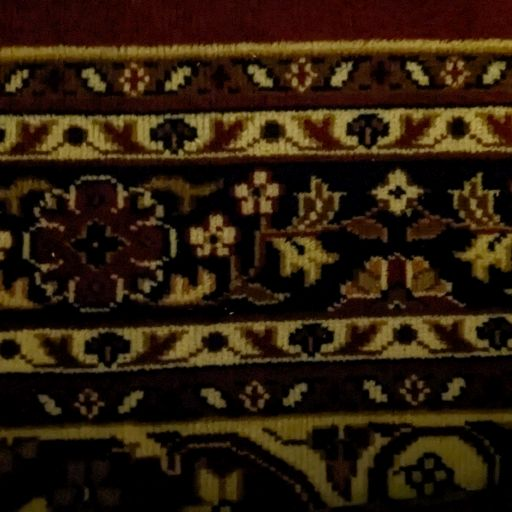
#> input picture Project 1/Image1.jpg, 512 x 512 px, found by its file name
$ jupyter execute DIP-Project1.ipynb
#> lines starting #> are read from the running program, lines starting #| are printed output that depends on the picture
[cell 1]
import token
import sys
import numpy as np
import matplotlib as plt
import math
import matplotlib.pyplot as plt
import matplotlib.image as mpimg
from skimage import io
from PIL import Image
import colorsys

[cell 2]
import cv2 as cv
from google.colab.patches import cv2_imshow

[cell 3]
from google.colab import drive
drive.mount('/content/drive')

[cell 4]
np.set_printoptions(edgeitems=1000)
np.set_printoptions(linewidth=8000)

def getVectors(newImage):
    a, b = newImage.shape
    print(a, b)
    new_arr = np.zeros([5, (a * b)])
    new_arro = np.zeros([1, (a * b)])
    Histi = np.zeros([256, 2])
    Histo = np.zeros([256, 2])
    Histi = getHist(newImage, a, b)


    Hist_to_return = Histi.copy()

    for i in range(a):
        for j in range(b):
            k = int(newImage[i, j])
            Histi[k, 1] -= 1
            s = int(Histi[k, 1])
            new_arr[0, s] = k
            new_arr[1, s] = i
            new_arr[2, s] = j
    Histout = Hist_out(newImage, a, b)
    sum = 0
    val = 0
    for i in range(256):
        temp = int(Histout[i, 0])
        for j in range(sum, sum + temp):
            new_arro[0, j] = int(val)
        val = val + 1
        sum = sum + temp
    new_arr [3,:] = new_arro
    return new_arr,Hist_to_return,Histout

def getHist(grayImage, a, b):
    Hist = np.zeros([256, 2])
    for i in range(a):
        for j in range(b):
            k = int(grayImage[i, j])
            Hist[k, 0] = Hist[k, 0] + 1
    sum = 0
    #cummulative histogram
    for i in range(0, 256):
        Hist[i, 1] = sum + Hist[i, 0]
        sum = Hist[i, 1]
    return Hist

def Hist_out (grayImage, a,b) :
    Hist = np.zeros([256, 2])
    val = int((a*b)/256)
    for i in range (256):
        Hist[i,0] = val
    sum = 0
    for i in range (0,256):
        Hist[i,1] = sum + Hist[i,0]
        sum = Hist[i,1]
    return Hist

def getEqualityConstraint (arrvali,input_histogram):
    avg_old = 0
    for i in range (0,256):
        if i == 0:
            imin = 0
            max = int(input_histogram[i,1])
        else :
            imin = int(input_histogram[i-1,1])
            max = int(input_histogram[i,1])
        sum_new = 0
        for j in range (imin,max):
            sum_new = sum_new+arrvali[3,j]
        pixel_values = max-imin
        if pixel_values!=0:
            avg = round(sum_new/(max-imin))
            avg_old = avg
        else:
            # Handling division by 0 error. Such pixels wont be considered anyways in the reconstruction of the image
            avg = avg_old
        #print(i,imin, max, pixel_values, sum_new ,avg)
        for k in range (imin,max):
            arrvali[4,k]= avg
    return arrvali

def processImages(imageInput, imageOutput):
    print("Original Image : ")
    cv2_imshow(imageInput)
    converted = cv.cvtColor(imageInput,cv.COLOR_RGB2HSV)

    cv.imwrite('Gray_level.jpg', converted[:, :, 2])
    arrvali,input_histogram, output_histogram = getVectors(converted[:, :, 2])

    final = getEqualityConstraint(arrvali,input_histogram)
    #print ("The Array of row 3 and row 4 of the final matrix are same : " ,np.array_equal(final[3,:],final[4,:]))
    print("After Histogram Specification transform:")
    a, b, c = imageInput.shape
    g = np.zeros([a, b])
    h = np.zeros([a, b])
    v = np.zeros([a,b])
    for k in range(a * b):
        row = int(arrvali[1, k])
        column = int(arrvali[2, k])
        g[row, column] = int(final[3, k])
        h[row,column] = int(final[4,k])

    cv.imwrite("FinalImage_gray_with_monotonical_transformation.jpg", g)
    cv.imwrite("Final_gray_Image_with_equality_constraint.jpg",h)

    h = converted[:, :, 0]
    s = converted[:, :, 1]
    converted[:,:,2] = g
    v = converted[:,:,2]
    hsv_image = cv.merge([h, s, v])
    rgb_image = cv.cvtColor(hsv_image, cv.COLOR_HSV2RGB)
    cv.imwrite("Final_RGB_image_with_monotonical.jpg", rgb_image)
    cv2_imshow(rgb_image)
    converted[:, :, 2] = h
    v2 = converted[:, :, 2]
    hsv_image2 = cv.merge([h,s,v2])
    rgb_image2 = cv.cvtColor(hsv_image2,cv.COLOR_HSV2RGB)
    cv.imwrite("Final_RGB_image_with_equality.jpg", rgb_image2)
    return


def main():
    print('Starting Execution')
    img_i1 =cv.imread('/content/drive/My Drive/DIP-ESE558/Project1/Image1.jpg')
#> img_i1 is the input picture: shape (512, 512, 3); mean B, G, R 12.2, 28.3, 44

    img_inputHist =cv.imread('/content/drive/My Drive/DIP-ESE558/Project1/Medium-light-img3-512.jpg')
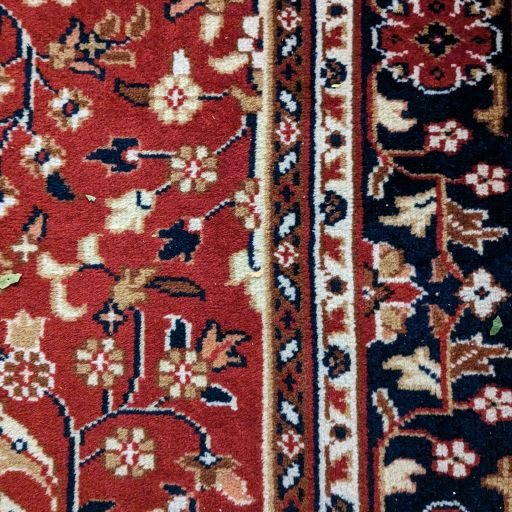
#> input picture Project 1/Medium-light-img3-512.jpg, 512 x 512 px, found by its file name
#> img_inputHist is the input picture: shape (512, 512, 3); mean B, G, R 74.4, 76.2, 121.3
    processImages(img_i1, img_inputHist)
#> in processImages, `converted = cv.cvtColor(imageInput,cv.COLOR_RGB2HSV)`: converted: shape (512, 512, 3); mean H, S, V 97.4, 197, 44.1
#> in processImages, `cv.imwrite('Gray_level.jpg', converted[:, :, 2])`:
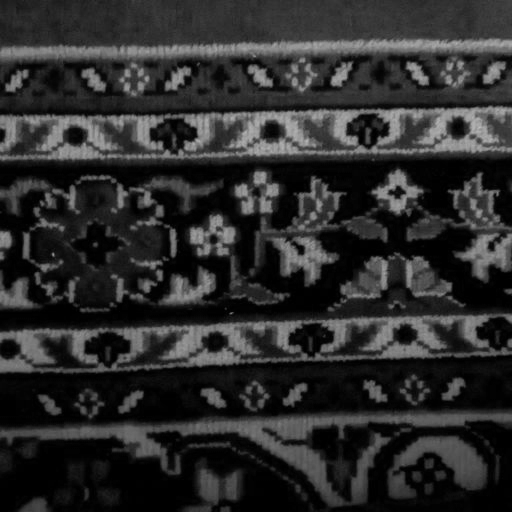
#> saved as Gray_level.jpg: shape (512, 512); min 0, max 190, mean 44.1
#| 512 512
#> after the loop in getHist, `for i in range(a):`: Hist = 256 pairs, first value 0 to 14923, second value 0 to 0
#> the loop in getHist, `for i in range(0, 256):` made 256 passes
#> sum on passes 1 to 3: 14923, 28374, 39210
#> after the loop in getHist, `for i in range(0, 256):`: Hist = 256 pairs, first value 0 to 14923, second value 14923 to 262144
#> in getVectors, `Histi = getHist(newImage, a, b)`: Histi has the same summary as Hist in getHist
#> in getVectors, `Hist_to_return = Histi.copy()`: Hist_to_return has the same summary as Hist in getHist
#> after the loop in getVectors, `for i in range(a):`: Histi = 256 pairs, first value 0 to 14923, second value 0 to 262144
#> in getVectors, `Histout = Hist_out(newImage, a, b)`: Histout = 256 pairs, first value 1024 to 1024, second value 1024 to 262144
#> the loop in getVectors, `for i in range(256):` made 256 passes
#> sum on passes 1 to 3: 1024, 2048, 3072
#> after the loop in getVectors, `for i in range(256):`: sum = 262144; val = 256
#> in processImages, `arrvali,input_histogram, output_histogram = getVectors(converted[:, :,..`: input_histogram has the same summary as Hist in getHist; output_histogram has the same summary as Histout in getVectors
#> the loop in getEqualityConstraint, `for i in range (0,256):` made 256 passes
#> (imin, max, pixel_values, avg, avg_old) on passes 2 to 13: (14923, 28374, 13451, 21, 21), (28374, 39210, 10836, 32, 32), (39210, 47805, 8595, 42, 42), (47805, 56214, 8409, 50, 50), (56214, 62065, 5851, 57, 57), (62065, 67166, 5101, 63, 63), (67166, 71378, 4212, 67, 67), (71378, 75061, 3683, 71, 71), (75061, 78499, 3438, 74, 74), (78499, 81666, 3167, 78, 78), (81666, 84632, 2966, 81, 81), (84632, 87471, 2839, 84, 84)
#> (imin, max, avg, avg_old) on passes 61 to 66: (186679, 188237, 183, 183), (188237, 189604, 184, 184), (189604, 190830, 185, 185), (190830, 192044, 186, 186), (192044, 193152, 188, 188), (193152, 194170, 189, 189)
#> after the loop in processImages, `for k in range(a * b):`:
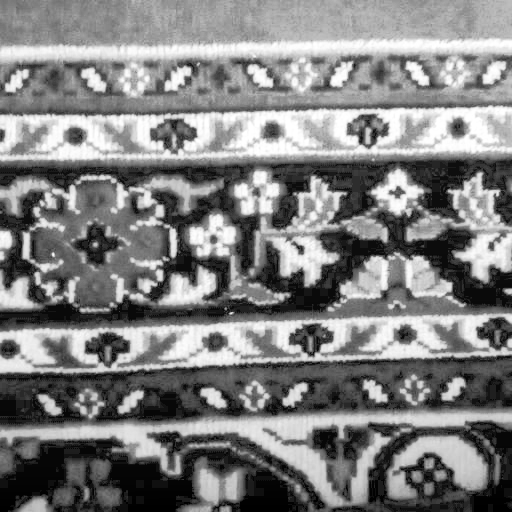
#> g: shape (512, 512) float64; min 0, max 255, mean 127.5
#> in processImages, `converted[:,:,2] = g`: converted: shape (512, 512, 3); mean H, S, V 97.4, 197, 127.5
#> in processImages, `converted[:, :, 2] = h`: converted: shape (512, 512, 3); mean H, S, V 97.4, 197, 97.4
    img_i2 =cv.imread('/content/drive/My Drive/DIP-ESE558/Project1/Low-light-img2-512.jpg')
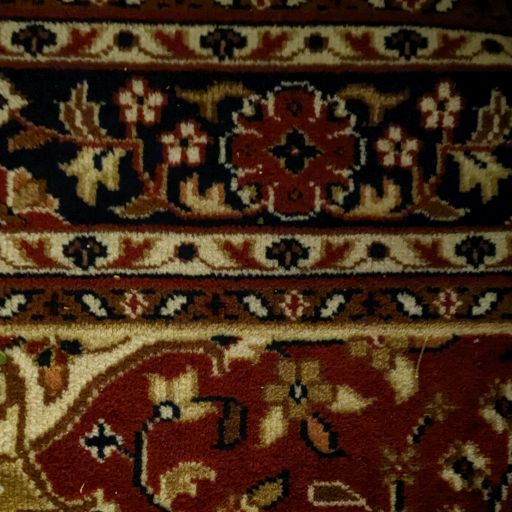
#> input picture Project 1/Low-light-img2-512.jpg, 512 x 512 px, found by its file name
#> img_i2 is the input picture: shape (512, 512, 3); mean B, G, R 23.5, 42.1, 67.2
    processImages(img_i2, img_inputHist)
#> in processImages (call 2), `converted = cv.cvtColor(imageInput,cv.COLOR_RGB2HSV)`: converted: shape (512, 512, 3); mean H, S, V 102, 187.3, 67.6
#> in processImages (call 2), `cv.imwrite('Gray_level.jpg', converted[:, :, 2])`:
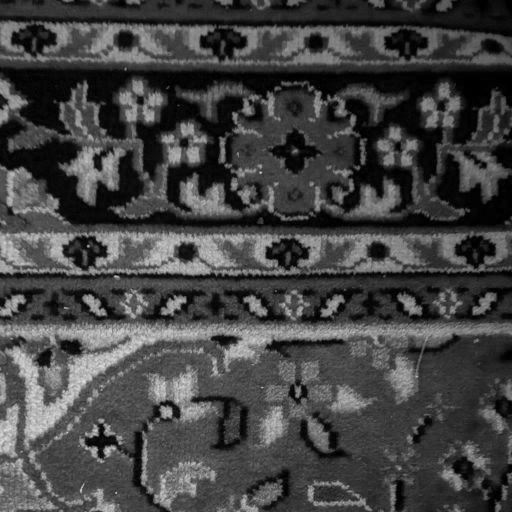
#> saved as Gray_level.jpg: shape (512, 512); min 0, max 225, mean 67.6
#| 512 512
#> after the loop in processImages (call 2), `for k in range(a * b):`:
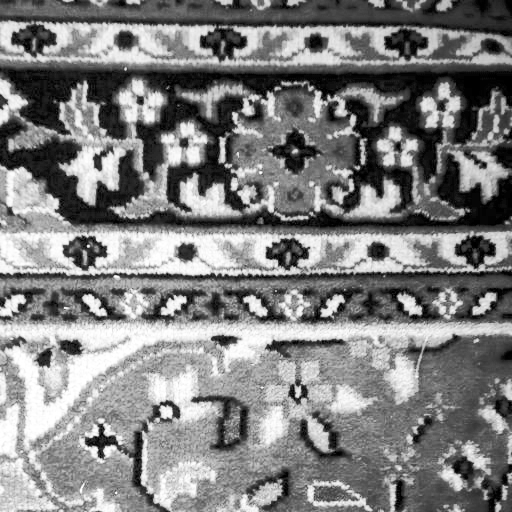
#> g: shape (512, 512) float64; min 0, max 255, mean 127.5
#> in processImages (call 2), `h = converted[:, :, 0]`:
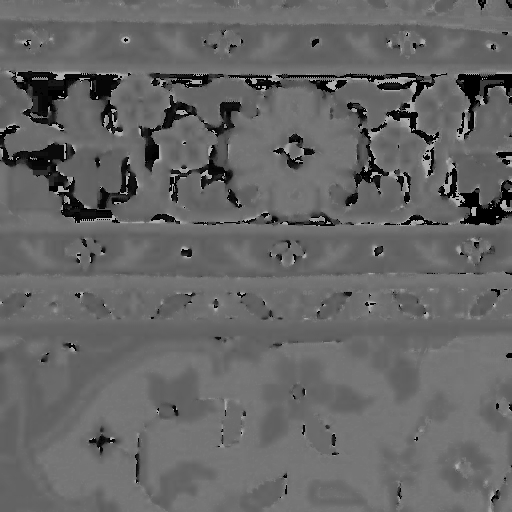
#> h: shape (512, 512); min 0, max 178, mean 102
#> in processImages (call 2), `s = converted[:, :, 1]`:
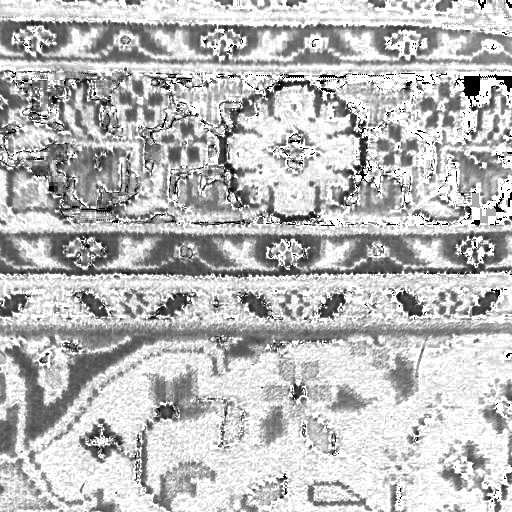
#> s: shape (512, 512); min 0, max 255, mean 187.3
#> in processImages (call 2), `converted[:,:,2] = g`: converted: shape (512, 512, 3); mean H, S, V 102, 187.3, 127.5
#> in processImages (call 2), `rgb_image = cv.cvtColor(hsv_image, cv.COLOR_HSV2RGB)`:
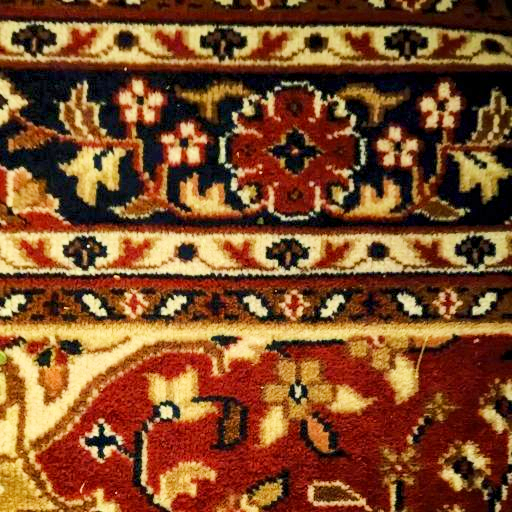
#> rgb_image: shape (512, 512, 3); mean B, G, R 42, 76.3, 126.5
#> in processImages (call 2), `converted[:, :, 2] = h`: converted: shape (512, 512, 3); mean H, S, V 102, 187.3, 102
#> in processImages (call 2), `rgb_image2 = cv.cvtColor(hsv_image2,cv.COLOR_HSV2RGB)`:
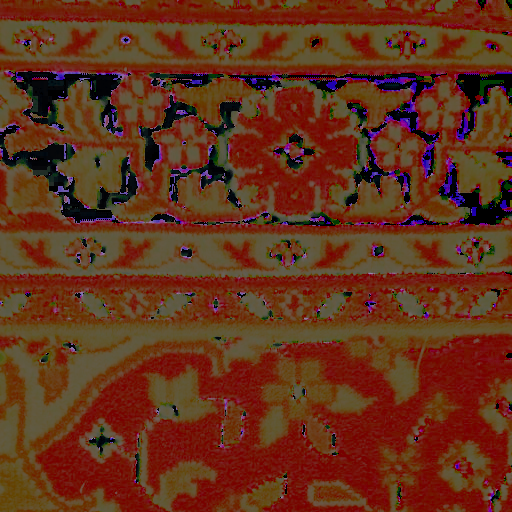
#> rgb_image2: shape (512, 512, 3); mean B, G, R 27.6, 50.1, 99.8
main()
